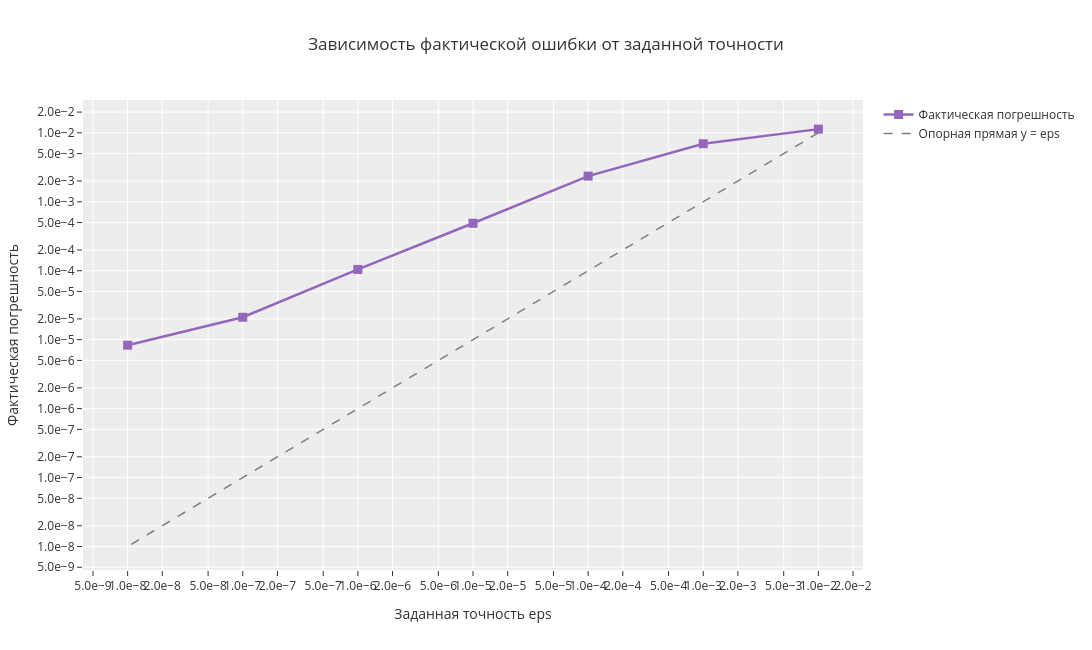

The notebook cell saved with this chart:
### Code cell
# 3. График точности (фактическая погрешность от eps)
fig_accuracy = go.Figure()

fig_accuracy.add_trace(
    go.Scatter(
        x=accuracy_df["eps"],
        y=accuracy_df["max_error"],
        mode="lines+markers",
        name="Фактическая погрешность",
        marker=dict(size=9, symbol="square", color="#9467bd"),
        line=dict(width=2.5, color="#9467bd")
    )
)

fig_accuracy.add_trace(
    go.Scatter(
        x=accuracy_df["eps"],
        y=accuracy_df["eps"],
        mode="lines",
        name="Опорная прямая y = eps",
        line=dict(dash="dash", color="#7f7f7f", width=1.5)
    )
)

fig_accuracy.update_layout(
    title="Зависимость фактической ошибки от заданной точности",
    xaxis_title="Заданная точность eps",
    yaxis_title="Фактическая погрешность",
    template="ggplot2",
    hovermode="x unified",
    height=650,
    width=1200
)

fig_accuracy.update_xaxes(type="log", tickformat=".1e")
fig_accuracy.update_yaxes(type="log", tickformat=".1e")

fig_accuracy.show()

### Figure 1 — Plotly figure (JSON) as saved in the notebook; plotly's stock layout.template omitted (floating-point values rounded to 4 significant figures)
{"data": [{"line": {"color": "#9467bd", "width": 2.5}, "marker": {"color": "#9467bd", "size": 9, "symbol": "square"}, "mode": "lines+markers", "name": "Фактическая погрешность", "type": "scatter", "x": [0.01, 0.001, 0.0001, 1e-05, 1e-06, 1e-07, 1e-08], "y": [0.01132, 0.006952, 0.002359, 0.0004884, 0.0001045, 2.114e-05, 8.322e-06]}, {"line": {"color": "#7f7f7f", "dash": "dash", "width": 1.5}, "mode": "lines", "name": "Опорная прямая y = eps", "type": "scatter", "x": [0.01, 0.001, 0.0001, 1e-05, 1e-06, 1e-07, 1e-08], "y": [0.01, 0.001, 0.0001, 1e-05, 1e-06, 1e-07, 1e-08]}], "layout": {"height": 650, "hovermode": "x unified", "title": {"text": "Зависимость фактической ошибки от заданной точности"}, "width": 1200, "xaxis": {"tickformat": ".1e", "title": {"text": "Заданная точность eps"}, "type": "log"}, "yaxis": {"tickformat": ".1e", "title": {"text": "Фактическая погрешность"}, "type": "log"}}}
